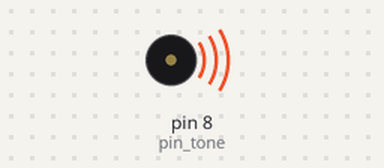
Recording of a sketch running on a simulated Arduino Uno, built with avr-gcc and run on an emulated ATmega328P. Parts: buzzer (waves = sounding). Random numbers use the default seed unless the sketch sets one; what the sketch prints to the serial monitor is not drawn.

Above: at 0.1 s.
At 2.2 s:
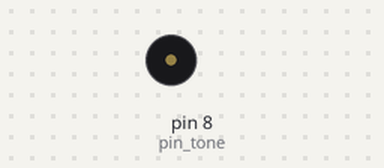
Timing chart, 0 to 3.7 s (numbered marks = the images above):
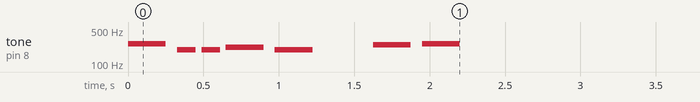

The sketch:

arduino-random-led-buzzer-sketch.ino
```cpp
long randNumber;
long delayvalue = 100;
int pin_tone = 8; //Buzzer has to be a PWM pin.

int x = 0;
int y = 18;

#include "pitches.h"

// notes in the melody:
int melody[] = {
  NOTE_C4, NOTE_G3, NOTE_G3, NOTE_A3, NOTE_G3, 0, NOTE_B3, NOTE_C4
};

// note durations: 4 = quarter note, 8 = eighth note, etc.:
int noteDurations[] = {
  4, 8, 8, 4, 4, 4, 4, 4
};

void setup() {
  // put your setup code here, to run once:
  Serial.begin(9600);

  // if analog input pin 0 is unconnected, random analog
  // noise will cause the call to randomSeed() to generate
  // different seed numbers each time the sketch runs.
  // randomSeed() will then shuffle the random function.
  randomSeed(analogRead(0));

  // iterate over the notes of the melody:
  for (int thisNote = 0; thisNote < 8; thisNote++) {

    // to calculate the note duration, take one second
    // divided by the note type.
    //e.g. quarter note = 1000 / 4, eighth note = 1000/8, etc.
    int noteDuration = 1000 / noteDurations[thisNote];
    tone(pin_tone, melody[thisNote], noteDuration);

    // to distinguish the notes, set a minimum time between them.
    // the note's duration + 30% seems to work well:
    int pauseBetweenNotes = noteDuration * 1.30;
    delay(pauseBetweenNotes);
    // stop the tone playing:
    noTone(pin_tone);
  }
}

void loop() {
  // put your main code here, to run repeatedly:
  long r = myRandomNumber(x, y);
  Serial.print("R:");
  Serial.println(r);
  delay(delayvalue);
}

int myRandomNumber(int x, int y) {
  // print a random number from 0 to 299
  //randNumber = random(300);
  //Serial.println(randNumber);

  // print a random number from 0 to 17
  return random(0, 18);
}

// On Stop, Flash.
void blinkmylight(int light){}
```

pitches.h
```cpp
/*************************************************
 * Public Constants
 *************************************************/

#define NOTE_B0  31
#define NOTE_C1  33
#define NOTE_CS1 35
#define NOTE_D1  37
#define NOTE_DS1 39
#define NOTE_E1  41
#define NOTE_F1  44
#define NOTE_FS1 46
#define NOTE_G1  49
#define NOTE_GS1 52
#define NOTE_A1  55
#define NOTE_AS1 58
#define NOTE_B1  62
#define NOTE_C2  65
#define NOTE_CS2 69
#define NOTE_D2  73
#define NOTE_DS2 78
#define NOTE_E2  82
#define NOTE_F2  87
#define NOTE_FS2 93
#define NOTE_G2  98
#define NOTE_GS2 104
#define NOTE_A2  110
#define NOTE_AS2 117
#define NOTE_B2  123
#define NOTE_C3  131
#define NOTE_CS3 139
#define NOTE_D3  147
#define NOTE_DS3 156
#define NOTE_E3  165
#define NOTE_F3  175
#define NOTE_FS3 185
#define NOTE_G3  196
#define NOTE_GS3 208
#define NOTE_A3  220
#define NOTE_AS3 233
#define NOTE_B3  247
#define NOTE_C4  262
#define NOTE_CS4 277
#define NOTE_D4  294
#define NOTE_DS4 311
#define NOTE_E4  330
#define NOTE_F4  349
#define NOTE_FS4 370
#define NOTE_G4  392
#define NOTE_GS4 415
#define NOTE_A4  440
#define NOTE_AS4 466
#define NOTE_B4  494
#define NOTE_C5  523
#define NOTE_CS5 554
#define NOTE_D5  587
#define NOTE_DS5 622
#define NOTE_E5  659
#define NOTE_F5  698
#define NOTE_FS5 740
#define NOTE_G5  784
#define NOTE_GS5 831
#define NOTE_A5  880
#define NOTE_AS5 932
#define NOTE_B5  988
#define NOTE_C6  1047
#define NOTE_CS6 1109
#define NOTE_D6  1175
#define NOTE_DS6 1245
#define NOTE_E6  1319
#define NOTE_F6  1397
#define NOTE_FS6 1480
#define NOTE_G6  1568
#define NOTE_GS6 1661
#define NOTE_A6  1760
#define NOTE_AS6 1865
#define NOTE_B6  1976
#define NOTE_C7  2093
#define NOTE_CS7 2217
#define NOTE_D7  2349
#define NOTE_DS7 2489
#define NOTE_E7  2637
#define NOTE_F7  2794
#define NOTE_FS7 2960
#define NOTE_G7  3136
#define NOTE_GS7 3322
#define NOTE_A7  3520
#define NOTE_AS7 3729
#define NOTE_B7  3951
#define NOTE_C8  4186
#define NOTE_CS8 4435
#define NOTE_D8  4699
#define NOTE_DS8 4978
```
